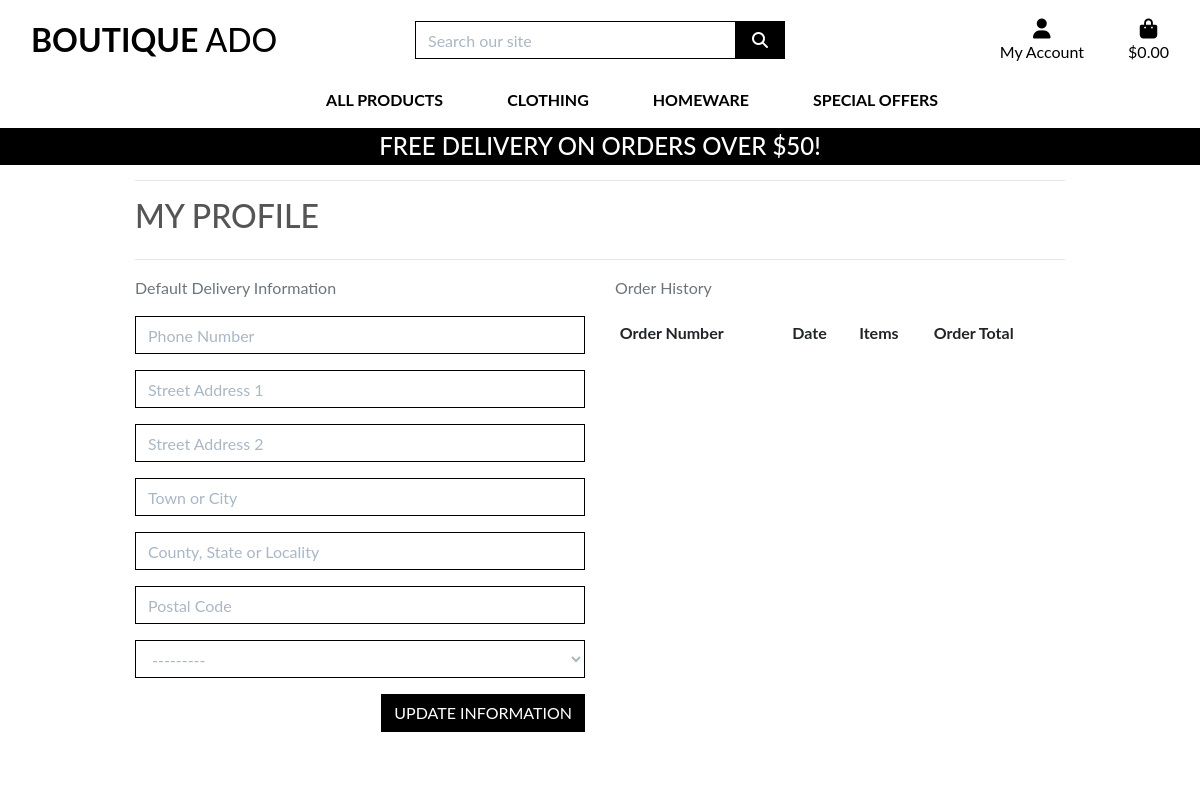
Before: /profile/ (signed in) with the older database file.
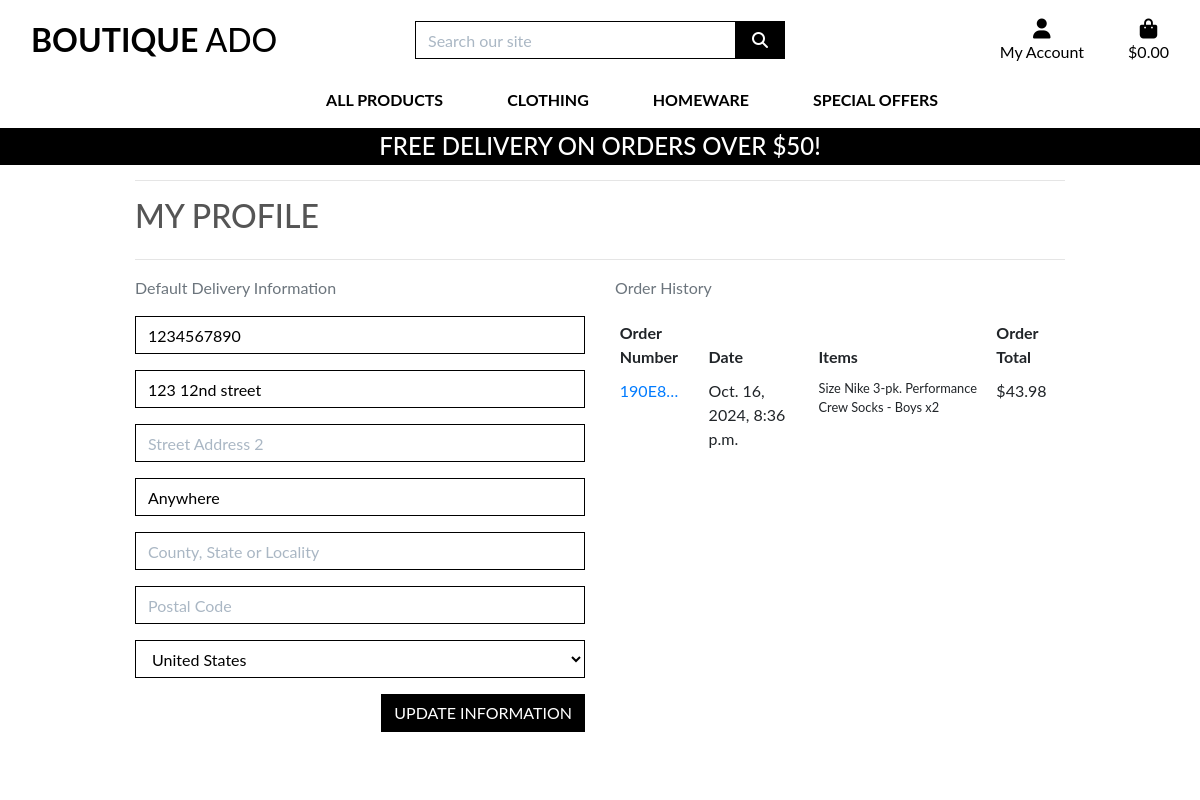
After: the same page with the newer database file.
### profiles/models.py (models this page shows, shortened)
class UserProfile(models.Model):
    user = models.OneToOneField(User, on_delete=models.CASCADE)
    default_phone_number = models.CharField(
        max_length=20, null=True, blank=True)
    default_street_address1 = models.CharField(
        max_length=80, null=True, blank=True)
    default_street_address2 = models.CharField(
        max_length=80, null=True, blank=True)
    default_town_or_city = models.CharField(
        max_length=40, null=True, blank=True)
    default_county = models.CharField(max_length=80, null=True, blank=True)
    default_postcode = models.CharField(max_length=20, null=True, blank=True)
    default_country = CountryField(
        blank_label='Country', null=True, blank=True)

### checkout/models.py (models this page shows, shortened)
class Order(models.Model):
    order_number = models.CharField(max_length=32, null=False, editable=False)
    user_profile = models.ForeignKey(UserProfile, on_delete=models.SET_NULL,
                                     null=True, blank=True,
                                     related_name='orders')
    full_name = models.CharField(max_length=50, null=False, blank=False)
    email = models.EmailField(max_length=254, null=False, blank=False)
    phone_number = models.CharField(max_length=20, null=False, blank=False)
    country = CountryField(blank_label='Country *',
                           max_length=40, null=False, blank=False)
    postcode = models.CharField(max_length=20, null=True, blank=True)
    town_or_city = models.CharField(max_length=40, null=False, blank=False)
    street_address1 = models.CharField(max_length=80, null=False, blank=False)
    street_address2 = models.CharField(max_length=80, null=True, blank=True)
    county = models.CharField(max_length=80, null=True, blank=True)
    date = models.DateTimeField(auto_now_add=True)
    delivery_cost = models.DecimalField(
        max_digits=6, decimal_places=2, null=False, default=0)
    order_total = models.DecimalField(
        max_digits=10, decimal_places=2, null=False, default=0)
    grand_total = models.DecimalField(
        max_digits=10, decimal_places=2, null=False, default=0)
    original_bag = models.TextField(null=False, blank=False, default='')
    stripe_pid = models.CharField(
        max_length=254, null=False, blank=False, default='')

class OrderLineItem(models.Model):
    order = models.ForeignKey(
        Order, null=False, blank=False, on_delete=models.CASCADE,
        related_name='lineitems')
    product = models.ForeignKey(
        Product, null=False, blank=False, on_delete=models.CASCADE)
    product_size = models.CharField(
        max_length=2, null=True, blank=True)  # XS, S, M, L, XL
    quantity = models.IntegerField(null=False, blank=False, default=0)
    lineitem_total = models.DecimalField(
        max_digits=6, decimal_places=2, null=False,
        blank=False, editable=False)

### products/models.py (models this page shows, shortened)
class Product(models.Model):
    category = models.ForeignKey(
        'Category', null=True, blank=True, on_delete=models.SET_NULL)
    sku = models.CharField(max_length=254, null=True, blank=True)
    name = models.CharField(max_length=254)
    description = models.TextField()
    has_sizes = models.BooleanField(default=False, null=True, blank=True)
    price = models.DecimalField(max_digits=6, decimal_places=2)
    rating = models.DecimalField(
        max_digits=6, decimal_places=2, null=True, blank=True)
    image_url = models.URLField(max_length=1024, null=True, blank=True)
    image = models.ImageField(null=True, blank=True)

### profiles/views.py (the view)
# urls.py: path('profile/', include('profiles.urls')),
@login_required
def profile(request):
    profile = get_object_or_404(UserProfile, user=request.user)
    if request.method == 'POST':
        form = UserProfileForm(request.POST, instance=profile)
        if form.is_valid():
            form.save()
            messages.success(request, 'Profile updated successfully')
        else:
            messages.error(request, 'Update failed. Please ensure the form is valid.')
    else:
        form = UserProfileForm(instance=profile)
    orders = profile.orders.all()
    template = 'profiles/profile.html'
    context = {
        'form': form,
        'orders': orders,
        'on_profile_page': True
    }
    return render(request, template, context)

### profiles/forms.py
class UserProfileForm(forms.ModelForm):
    class Meta:
        model = UserProfile
        exclude = ('user',)
    def __init__(self, *args, **kwargs):
        super().__init__(*args, **kwargs)
        placeholders = {
            'default_phone_number': 'Phone Number',
            'default_postcode': 'Postal Code',
            'default_town_or_city': 'Town or City',
            'default_street_address1': 'Street Address 1',
            'default_street_address2': 'Street Address 2',
            'default_county': 'County, State or Locality',
        }
        self.fields['default_phone_number'].widget.attrs['autofocus'] = True
        for field in self.fields:
            if field != 'default_country':
                if self.fields[field].required:
                    placeholder = f'{placeholders[field]} *'
                else:
                    placeholder = placeholders[field]
                self.fields[field].widget.attrs['placeholder'] = placeholder
            self.fields[field].widget.attrs['class'] = 'border-black rounded-0 profile-form-input'
            self.fields[field].label = False

### bag/contexts.py (called while the page is built, shortened)
def bag_contents(request):
    bag_items = []
    total = 0
    product_count = 0
    bag = request.session.get('bag', {})
    if total < settings.FREE_DELIVERY_THRESHOLD:
        delivery = total * Decimal(settings.STANDARD_DELIVERY_PERCENTAGE / 100)
        free_delivery_delta = settings.FREE_DELIVERY_THRESHOLD - total
    else:
        delivery = 0
        free_delivery_delta = 0
    grand_total = delivery + total
    context = {
        'bag_items': bag_items,
        'total': total,
        'product_count': product_count,
        'delivery': delivery,
        'free_delivery_delta': free_delivery_delta,
        'free_delivery_threshold': settings.FREE_DELIVERY_THRESHOLD,
        'grand_total': grand_total,
    }
    return context

### profiles/templates/profiles/profile.html (shortened to what this page needs)
{% extends "base.html" %}
{% load static %}
{% block extra_css %}
    <link rel="stylesheet" href="{% static 'profiles/css/profile.css' %}">
{% endblock %}
{% block page_header %}
    <div class="container header-container">
    </div>
{% endblock %}
{% block content %}
    <div class="overlay"></div>
    <div class="container">
        <div class="row">
            <div class="col">
                <hr>
                <h2 class="logo-font mb-4">My Profile</h2>
                <hr>
            </div>
        </div>
        <div class="row">
            <div class="col-12 col-lg-6">
                <p class="text-muted">Default Delivery Information</p>
                <form class="mt-3" action="{% url 'profile' %}" method="POST" id="profile-update-form">
                    {{ form|crispy }}
                    <button class="btn btn-black rounded-0 text-uppercase float-right">Update Information</button>
                </form>
            </div>
            <div class="col-12 col-lg-6">
                <p class="text-muted">Order History</p>
                <div class="order-history table-responsive">
                    <table class="table table-sm table-borderless">
                        <thead>
                            <tr>
                                <th>Order Number</th>
                                <th>Date</th>
                                <th>Items</th>
                                <th>Order Total</th>
                            </tr>
                        </thead>
                        <tbody>
                            {% for order in orders %}
                                <tr>
                                    <td>
                                        <a href="{% url 'order_history' order.order_number %}"
                                        title="{{ order.order_number }}">
                                            {{ order.order_number|truncatechars:6 }}
                                        </a>
                                    </td>
                                    <td>{{ order.date }}</td>
                                    <td>
                                        <ul class="list-unstyled">
                                            {% for item in order.lineitems.all %}
                                                <li class="small">
                                                    {% if item.product.has_sizes %}
                                                        Size {{ item.product.size|upper }}
                                                    {% endif %}{{ item.product.name }} x{{ item.quantity }}
                                                </li>
                                            {% endfor %}
                                        </ul>
                                    </td>
                                    <td>${{ order.grand_total }}</td>
                                </tr>
                            {% endfor %}
                        </tbody>
                    </table>
                </div>
            </div>
        </div>
{% endblock %}

### templates/base.html (shortened to what this page needs)
{% load static %}
<!doctype html>
<html lang="en">
  <head>
    {% block corecss %}
        <link rel="stylesheet" href="https://stackpath.bootstrapcdn.com/bootstrap/4.4.1/css/bootstrap.min.css">
        <link rel="stylesheet" href="{% static 'css/base.css' %}">
    {% endblock %}
    {% block extra_css %}
    {% endblock %}
  </head>
  <body>
    <header class="container-fluid fixed-top">
        <div id="topnav" class="row bg-white pt-lg-2 d-none d-lg-flex">
            <div class="col-12 col-lg-4 my-auto py-1 py-lg-0 text-center text-lg-left">
                <a href="{% url 'home' %}" class="nav-link main-logo-link">
                    <h2 class="logo-font text-black my-0"><strong>Boutique</strong> Ado</h2>
                </a>
            </div>
            <div class="col-12 col-lg-4 my-auto py-1 py-lg-0">
                <form method="GET" action="{% url 'products' %}">
                    <div class="input-group w-100">
                        <input class="form-control border border-black rounded-0" type="text" name="q" placeholder="Search our site">
                        <div class="input-group-append">
                            <button class="form-control btn btn-black border border-black rounded-0" type="submit">
                                <span class="icon">
                                    <i class="fas fa-search"></i>
                                </span>
                            </button>
                        </div>
                    </div>
                </form>
            </div>
            <div class="col-12 col-lg-4 my-auto py-1 py-lg-0">
                <ul class="list-inline list-unstyled text-center text-lg-right my-0">
                    <li class="list-inline-item dropdown">
                        <a class="text-black nav-link" href="#" id="user-options" data-toggle="dropdown" aria-haspopup="true" aria-expanded="false">
                            <div class="text-center">
                                <div><i class="fas fa-user fa-lg"></i></div>
                                <p class="my-0">My Account</p>
                            </div>
                        </a>
                    </li>
                    <li class="list-inline-item">
                        <a class="{% if grand_total %}text-info font-weight-bold{% else %}text-black{% endif %} nav-link" href="{% url 'view_bag' %}">
                            <div class="text-center">
                                <div><i class="fas fa-shopping-bag fa-lg"></i></div>
                                <p class="my-0">
                                    {% if grand_total %}
                                        ${{ grand_total|floatformat:2 }}
                                    {% else %}
                                        $0.00
                                    {% endif %}
                                </p>
                            </div>
                        </a>
                    </li>
                </ul>
            </div>
        </div>
        <div class="row bg-white">
            <nav class="navbar navbar-expand-lg navbar-light w-100">
                {% include 'includes/mobile-top-header.html' %}
                {% include 'includes/main-nav.html' %}
            </nav>
        </div>
        <div id="delivery-banner" class="row text-center">
            <div class="col bg-black text-white">
                <h4 class="logo-font my-1">Free delivery on orders over ${{ free_delivery_threshold }}!</h4>
            </div>
        </div>
    </header>
    {% block page_header %}
    {% endblock %}
    {% block content %}
    {% endblock %}
  </body>
</html>

### templates/includes/mobile-top-header.html (shortened to what this page needs)
<ul>
  </ul>

### templates/includes/main-nav.html (shortened to what this page needs)
<div class="collapse navbar-collapse" id="main-nav">
    <ul class="navbar-nav w-auto mx-auto">
        <li class="nav-item dropdown">
            <a class="logo-font font-weight-bold nav-link text-black mr-5" href="#" id="all-products-link" data-toggle="dropdown" aria-haspopup="true" aria-expanded="false">
                All Products
            </a>
        </li>
        <li class="nav-item dropdown">
            <a class="logo-font font-weight-bold nav-link text-black mr-5" href="#" id="clothing-link" data-toggle="dropdown" aria-haspopup="true" aria-expanded="false">
                Clothing
            </a>
        </li>
        <li class="nav-item dropdown">
            <a class="logo-font font-weight-bold nav-link text-black mr-5" href="#" id="homeware-link" data-toggle="dropdown" aria-haspopup="true" aria-expanded="false">
                Homeware
            </a>
        </li>
        <li class="nav-item dropdown">
            <a class="logo-font font-weight-bold nav-link text-black" href="#" id="specials-link" data-toggle="dropdown" aria-haspopup="true" aria-expanded="false">
                Special Offers
            </a>
        </li>
    </ul>
</div>

### static/css/base.css (style rules this page uses)
html { height: 100%; }
body { background: url('/media/homepage_background_cropped.jpg') no-repeat center center fixed; background-size: cover; height: calc(100vh - 164px); color: #555; font-family: 'Lato'; }
.icon { align-items: center; display: inline-flex; justify-content: center; height: 1.5rem; width: 1.5rem; }
.logo-font { text-transform: uppercase; }
.main-logo-link { width: fit-content; }
.btn-black { background: black; color: white; }
.text-black { color: #000 !important; }
.border-black { border: 1px solid black !important; }
.bg-black { background: #000 !important; }
.overlay { height: 100%; width: 100%; top: 0; left: 0; position: fixed; background: white; z-index: -1; }
input[name='q']::placeholder { color: #aab7c4; }
@media (min-width: 1200px) { .container { max-width: 80%; } }
@media (min-width: 992px) { .header-container { padding-top: 164px; } }

### profiles/static/profiles/css/profile.css (style rules this page uses)
.order-history { max-height: 416px; overflow-y: auto; }
#profile-update-form .form-control { color: #000; }
#profile-update-form input::placeholder { color: #aab7c4; }
#id_default_country, #id_default_country option:not(:first-child) { color: #000; }

Changed rows visible on the page:
changed UserProfile: default_phone_number (not shown) → "1234567890"; default_street_address1 (not shown) → "123 12nd street"; default_town_or_city (not shown) → "Anywhere"; default_country "---------" → "United States"
added Order: order_number "190E8…", date "Oct. 16, 2024, 8:36 p.m.", grand_total "43.98"
added OrderLineItem: product.name "Nike 3-pk. Performance Crew Socks - Boys", quantity "2"
